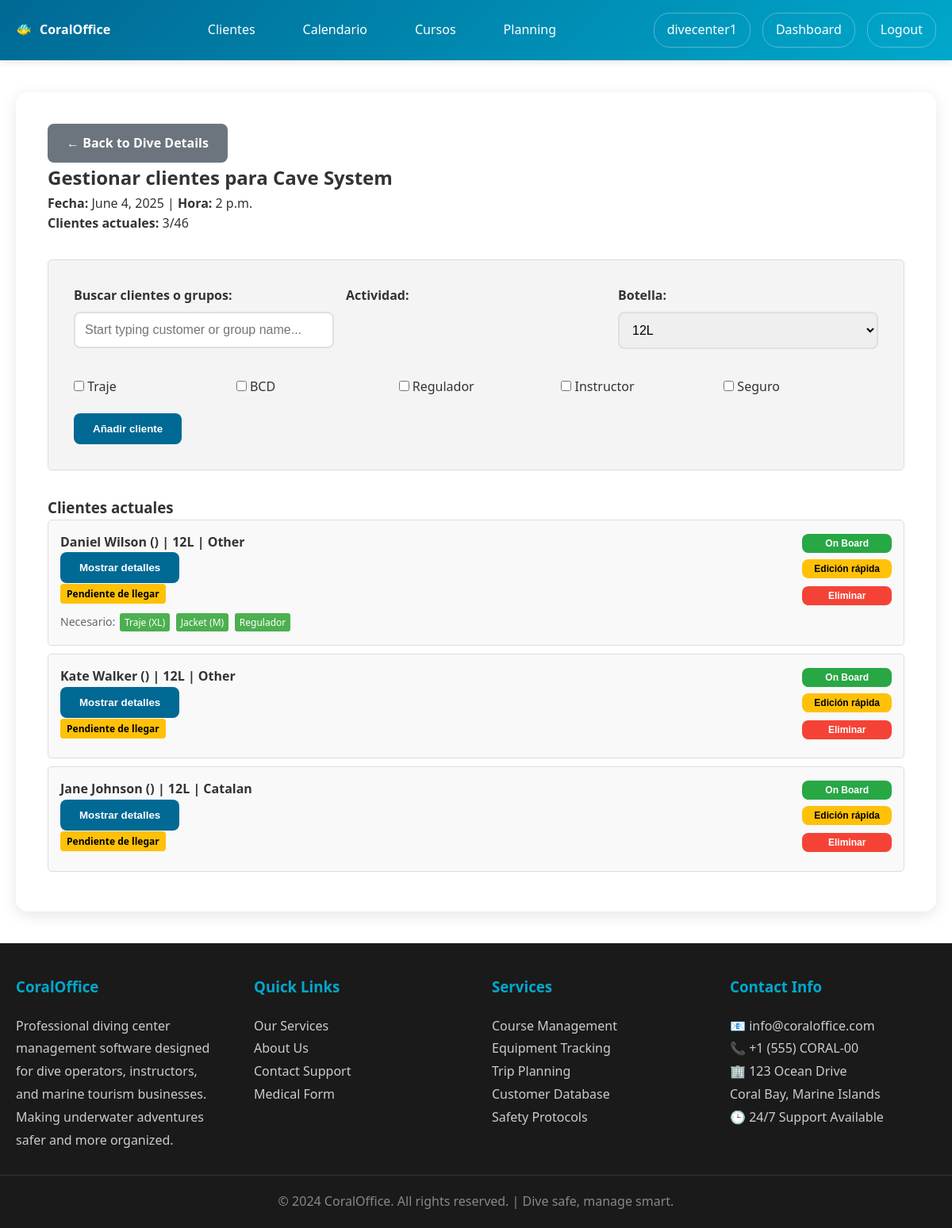
Before: /users/dive/61/participants/ (signed in) with the older database file.
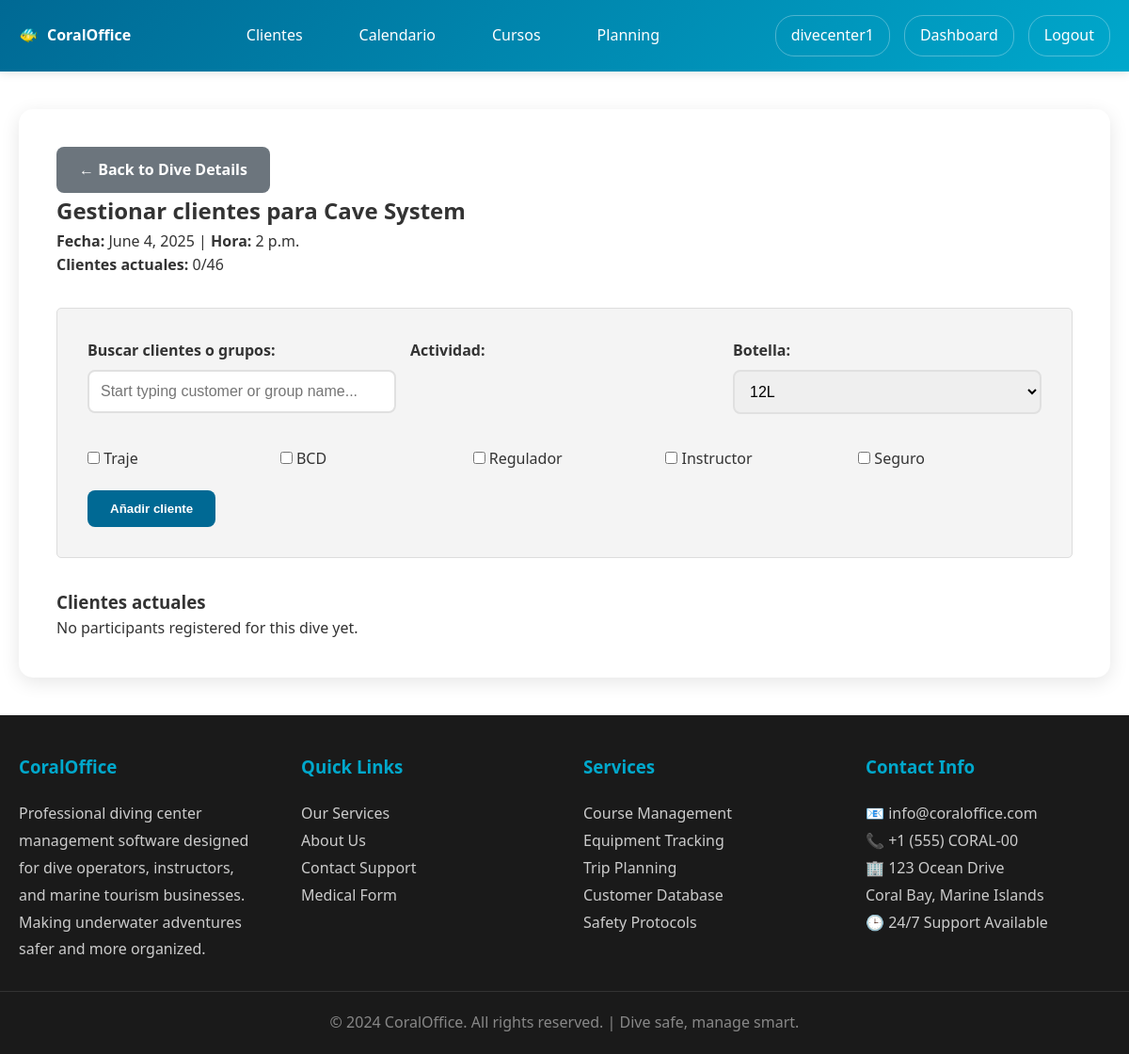
After: the same page with the newer database file.
### users/models.py (models this page shows, shortened)
class CustomerDiveActivity(models.Model):
    TANK_SIZE_CHOICES = [
        ('10L', '10L'),
        ('12L', '12L'),
        ('15L', '15L'),
        ('EAN12L', 'NITROX 12L'),
        ('EAN15L', 'NITROX 15L'),
    ]
    STATUS_CHOICES = [
        ('PENDING', 'Pendiente de llegar'),
        ('ON_BOARD', 'On Board'),
        ('BACK_ON_BOAT', 'Back on Boat'),
        ('DEPARTED', 'En curso'),
        ('FINISHED', 'Finalizado'),
    ]
    customer = models.ForeignKey(Customer, on_delete=models.CASCADE, related_name='dive_activities')
    dive_schedule = models.ForeignKey(DiveSchedule, on_delete=models.CASCADE, related_name='customer_activities')
    course = models.ForeignKey('Course', on_delete=models.CASCADE, related_name='customer_bookings', help_text="Course/Activity for this dive")
    activity = models.ForeignKey(DiveActivity, on_delete=models.CASCADE, related_name='customer_bookings', null=True, blank=True, help_text="DEPRECATED: Use course field instead")
    assigned_staff = models.ForeignKey('Staff', on_delete=models.SET_NULL, null=True, blank=True, related_name='assigned_activities', help_text="Instructor/guide assigned to this activity")
    course_session = models.ForeignKey('CourseSession', on_delete=models.SET_NULL, null=True, blank=True, related_name='dive_activities', help_text="Course session if this dive is part of a course")
    tank_size = models.CharField(max_length=10, choices=TANK_SIZE_CHOICES, default='12L')
    needs_wetsuit = models.BooleanField(default=False)
    needs_bcd = models.BooleanField(default=False)
    needs_regulator = models.BooleanField(default=False)
    needs_guide = models.BooleanField(default=False)
    needs_insurance = models.BooleanField(default=False)
    status = models.CharField(max_length=20, choices=STATUS_CHOICES, default='PENDING')
    has_arrived = models.BooleanField(default=False)
    is_paid = models.BooleanField(default=False)
    created_at = models.DateTimeField(auto_now_add=True)
    class Meta:
        unique_together = ['customer', 'dive_schedule']

class Customer(models.Model):
    DIVING_LEVEL_CHOICES = [
        ('NONE', 'No certification'),
        ('BEGINNER', 'Beginner'),
        ('OPEN_WATER', 'Open Water'),
        ('ADVANCED_OPEN_WATER', 'Advanced Open Water'),
        ('RESCUE_DIVER', 'Rescue Diver'),
        ('DIVEMASTER', 'Divemaster'),
        ('INSTRUCTOR', 'Instructor'),
    ]
    LANGUAGE_CHOICES = [
        ('EN', 'English'),
        ('ES', 'Spanish'),
        ('FR', 'French'),
        ('CAT', 'Catalan'),
        ('OTHER', 'Other'),
    ]
    COUNTRY_CHOICES = [
        ('US', 'United States'),
        ('CA', 'Canada'),
        ('GB', 'United Kingdom'),
        ('FR', 'France'),
        ('DE', 'Germany'),
        ('IT', 'Italy'),
        ('ES', 'Spain'),
        ('PT', 'Portugal'),
        ('NL', 'Netherlands'),
        ('BE', 'Belgium'),
        ('CH', 'Switzerland'),
        ('AT', 'Austria'),
        ('SE', 'Sweden'),
        ('NO', 'Norway'),
        ('DK', 'Denmark'),
        ('FI', 'Finland'),
        ('IN', 'India'),
        ('OTHER', 'Other'),
    ]
    diving_center = models.ForeignKey(User, on_delete=models.CASCADE, related_name='customers')
    first_name = models.CharField(max_length=50)
    last_name = models.CharField(max_length=50)
    email = models.EmailField()
    phone_number = models.CharField(max_length=20)
    country = models.CharField(max_length=10, choices=COUNTRY_CHOICES, default='OTHER')
    language = models.CharField(max_length=10, choices=LANGUAGE_CHOICES, default='EN')
    birthday = models.DateField(null=True, blank=True)
    certification_level = models.CharField(max_length=50, choices=DIVING_LEVEL_CHOICES, default='NONE')
    emergency_contact = models.CharField(max_length=100, blank=True)
    medical_conditions = models.TextField(blank=True)
    weight = models.FloatField(null=True, blank=True, help_text="Weight in kg")
    height = models.FloatField(null=True, blank=True, help_text="Height in cm")
    foot_size = models.FloatField(null=True, blank=True, help_text="Foot size (EU)")
    default_tank_size = models.CharField(max_length=10, choices=[
        ('10L', '10 Liters'),
        ('12L', '12 Liters'),
        ('15L', '15 Liters'),
        ('18L', '18 Liters'),
    ], default='12L', help_text="Default tank size for this customer")
    profile_picture = models.ImageField(upload_to='customer_profiles/', null=True, blank=True)
    diving_licence = models.FileField(upload_to='customer_documents/licences/', null=True, blank=True)
    diving_insurance = models.FileField(upload_to='customer_documents/insurance/', null=True, blank=True)
    medical_check = models.FileField(upload_to='customer_documents/medical/', null=True, blank=True)
    created_at = models.DateTimeField(auto_now_add=True)
    def __str__(self):
        return f"{self.first_name} {self.last_name}"
    def get_wetsuit_size(self):
        if not self.height or not self.weight:
            return "Not calculated"
        if self.height < 160:
            if self.weight < 50: return "XS"
            elif self.weight < 60: return "S"
            elif self.weight < 70: return "M"
            else: return "L"
        elif self.height < 170:
            if self.weight < 55: return "S"
            elif self.weight < 65: return "M"
            elif self.weight < 75: return "L"
            else: return "XL"
        elif self.height < 180:
            if self.weight < 60: return "M"
            elif self.weight < 70: return "L"
            elif self.weight < 80: return "XL"
            else: return "XXL"
        else:
            if self.weight < 70: return "L"
            elif self.weight < 80: return "XL"
            else: return "XXL"
    def get_bcd_size(self):
        if not self.height or not self.weight:
            return "Not calculated"
        if self.weight < 55: return "XS"
        elif self.weight < 65: return "S"
        elif self.weight < 75: return "M"
        elif self.weight < 85: return "L"
        elif self.weight < 95: return "XL"
        else: return "XXL"

### users/views.py (the view)
# urls.py: path('dive/<int:dive_id>/participants/', views.manage_dive_participants, name='manage_dive_participants'),
@login_required
def manage_dive_participants(request, dive_id):
    if not request.user.userprofile.is_diving_center:
        messages.error(request, 'Access denied.')
        return redirect('users:profile')
    dive = get_object_or_404(DiveSchedule,
                             id=dive_id,
                             diving_center=request.user)
    participants = CustomerDiveActivity.objects.filter(dive_schedule=dive)
    if request.method == 'POST':
        if 'remove_participant' in request.POST:
            participant_id = request.POST.get('customer')
            if participant_id:
                participant = get_object_or_404(CustomerDiveActivity, id=int(participant_id))
                participant.delete()
                messages.success(request, 'Participant removed from the dive!')
                return redirect('users:manage_dive_participants', dive_id=dive.id)
        elif 'on_board' in request.POST:
            participant_id = request.POST.get('participant_id')
            if participant_id:
                participant = get_object_or_404(CustomerDiveActivity, id=int(participant_id))
                participant.status = 'ON_BOARD'
                participant.save()
                messages.success(request, f'{participant.customer} is now on board!')
                return redirect('users:manage_dive_participants', dive_id=dive.id)
        elif 'back_on_boat' in request.POST:
            participant_id = request.POST.get('participant_id')
            if participant_id:
                participant = get_object_or_404(CustomerDiveActivity, id=int(participant_id))
                participant.status = 'BACK_ON_BOAT'
                participant.save()
                messages.success(request, f'{participant.customer} is back on boat!')
                return redirect('users:manage_dive_participants', dive_id=dive.id)
        elif 'quick_update_participant' in request.POST:
            participant_id = request.POST.get('participant_id')
            if participant_id:
                participant = get_object_or_404(CustomerDiveActivity, id=int(participant_id))
                activity_id = request.POST.get('activity')
                if activity_id:
                    activity = get_object_or_404(DiveActivity, id=int(activity_id), diving_center=request.user)
                    participant.activity = activity
                participant.tank_size = request.POST.get('tank_size', participant.tank_size)
                participant.status = request.POST.get('status', participant.status)
                participant.needs_wetsuit = 'needs_wetsuit' in request.POST
                participant.needs_bcd = 'needs_bcd' in request.POST
                participant.needs_regulator = 'needs_regulator' in request.POST
                participant.needs_guide = 'needs_guide' in request.POST
                participant.needs_insurance = 'needs_insurance' in request.POST
                participant.is_paid = 'is_paid' in request.POST
                participant.save()
                messages.success(request, 'Participant updated successfully!')
                return redirect('users:manage_dive_participants', dive_id=dive.id)
        elif 'add_participant' in request.POST:
            form = CustomerDiveActivityForm(diving_center=request.user, dive_schedule=dive, data=request.POST)
            if form.is_valid():
                selected_group = form.cleaned_data.get('selected_group')
                if selected_group:
                    group_members = DivingGroupMember.objects.filter(group=selected_group)
                    added_count = 0
                    for member in group_members:
                        if not CustomerDiveActivity.objects.filter(dive_schedule=dive, customer=member.customer).exists():
                            tank_size = member.customer.default_tank_size or form.cleaned_data['tank_size']
                            CustomerDiveActivity.objects.create(
                                customer=member.customer,
                                dive_schedule=dive,
                                course=form.cleaned_data['course'],
                                tank_size=tank_size,
                                needs_wetsuit=form.cleaned_data['needs_wetsuit'],
                                needs_bcd=form.cleaned_data['needs_bcd'],
                                needs_regulator=form.cleaned_data['needs_regulator'],
                                needs_guide=form.cleaned_data['needs_guide'],
                                needs_insurance=form.cleaned_data['needs_insurance'],
                            )
                            added_count += 1
                    messages.success(request, f'Added {added_count} group members to dive!')
                else:
                    participant = form.save(commit=False)
                    participant.dive_schedule = dive
                    if not participant.tank_size and participant.customer.default_tank_size:
                        participant.tank_size = participant.customer.default_tank_size
                    participant.save()
                    messages.success(request, 'Participant added to dive!')
                return redirect('users:manage_dive_participants', dive_id=dive.id)
            else:
                messages.error(request, 'Please correct the form errors.')
        elif 'add_new_customer' in request.POST:
            customer_form = CustomerForm(request.POST)
            if customer_form.is_valid():
                customer = customer_form.save(commit=False)
                customer.diving_center = request.user
                customer.save()
                messages.success(request, 'New customer added successfully!')
                return redirect('users:manage_dive_participants', dive_id=dive.id)
    else:
        form = CustomerDiveActivityForm(diving_center=request.user, dive_schedule=dive)
    customer_form = CustomerForm()
    return render(request, 'users/manage_dive_participants.html', {
        'dive': dive,
        'participants': participants,
        'form': form,
        'customer_form': customer_form,
        'tank_size_choices': CustomerDiveActivity.TANK_SIZE_CHOICES,
        'status_choices': CustomerDiveActivity.STATUS_CHOICES,
    })

### users/templates/users/manage_dive_participants.html (shortened to what the changed rows need)
{% extends 'users/base.html' %}
{% block users_content %}
<div style="display> flex; align-items: flex-start;">
    <a href="{% url 'users:dive_detail' dive.id %}" class="btn" style="background: #6c757d;">← Back to Dive Details</a>
    <div>
        <h2>Gestionar clientes para {{ dive.dive_site.name }}</h2>
        <p><strong>Fecha:</strong> {{ dive.date }} | <strong>Hora:</strong> {{ dive.time }}</p>
        <p><strong>Clientes actuales:</strong> {{ participants.count }}/{{ dive.max_participants }}</p>
    </div>
</div>
<form method="post" style="padding: 2rem;background: #f4f4f4;border-radius: 5px;border: 1px solid #ddd;margin: 2rem 0 2rem 0;">
    <div class="form-row">
    </div>
    <div class="checkbox-group">
    </div>
    <div style="margin-top: 20px; display: flex; justify-content: space-between;">
    </div>
</form>
<h3>Clientes actuales</h3>
{% if participants %}
    {% for participant in participants %}
        <div class="participant-card">
            <div style="display: flex; justify-content: space-between; align-items: flex-start;">
                <div style="flex: 1;">
                    <h4>{{ participant.customer.first_name }} {{ participant.customer.last_name }} ({{ participant.activity.name }}) | {{ participant.get_tank_size_display }} | {{ participant.customer.get_language_display }}</h4>
                    <button class="btn" onclick="toggleDetails({{ participant.id }})">Mostrar detalles</button>
                    <div style="margin-bottom: 10px;">
                        <span class="status-badge status-{{ participant.status|lower }}">{{ participant.get_status_display }}</span>
                    </div>
                    <div class="equipment-list">
                        {% if participant.needs_wetsuit or participant.needs_bcd or participant.needs_regulator or participant.needs_guide or participant.needs_insurance %}
                            <span style="color: #666;">Necesario:</span>
                        {% endif %}
                        {% if participant.needs_wetsuit %}<span class="equipment-item">Traje ({{ participant.customer.get_wetsuit_size }})</span>{% endif %}
                        {% if participant.needs_bcd %}<span class="equipment-item">Jacket ({{ participant.customer.get_bcd_size }})</span>{% endif %}
                        {% if participant.needs_regulator %}<span class="equipment-item">Regulador</span>{% endif %}
                    </div>
                </div>
                <div style="display: flex; flex-direction: column; gap: 5px; margin-left: 15px;">
    {% if participant.status == 'PENDING' %}
        <form method="post" style="margin: 0;">
            <button type="submit" name="on_board" class="btn" style="background-color: #28a745; padding: 5px 10px; font-size: 12px; margin-bottom: 3px; width: 100%;">On Board</button>
        </form>
    {% endif %}
    <button onclick="showQuickEdit({{ participant.id }})" class="btn" style="background-color: #ffc107; color: #000; padding: 5px 10px; font-size: 12px; margin-bottom: 3px; width: 100%;">Edición rápida</button>
    <form method="post" style="margin: 0;">
        <button type="submit" name="remove_participant" class="btn" style="background-color: #f44336; padding: 5px 10px; font-size: 12px; width: 100%;">Eliminar</button>
    </form>
</div>
            </div>
        </div>
    {% endfor %}
{% else %}
    <p>No participants registered for this dive yet.</p>
{% endif %}
{% endblock %}

Changed rows visible on the page:
removed CustomerDiveActivity: customer.first_name "Daniel", customer.last_name "Wilson", tank_size "12L", customer.language "Other", status "Pendiente de llegar", shows "Necesario:", customer.get_wetsuit_size "XL", customer.get_bcd_size "M", needs_regulator "Regulador"
removed CustomerDiveActivity: customer.first_name "Kate", customer.last_name "Walker", tank_size "12L", customer.language "Other", status "Pendiente de llegar"
removed CustomerDiveActivity: customer.first_name "Jane", customer.last_name "Johnson", tank_size "12L", customer.language "Catalan", status "Pendiente de llegar"
Other visible differences:
{{ participants.count }}: "3" → "0"
text now shown: "No participants registered for this dive yet."
